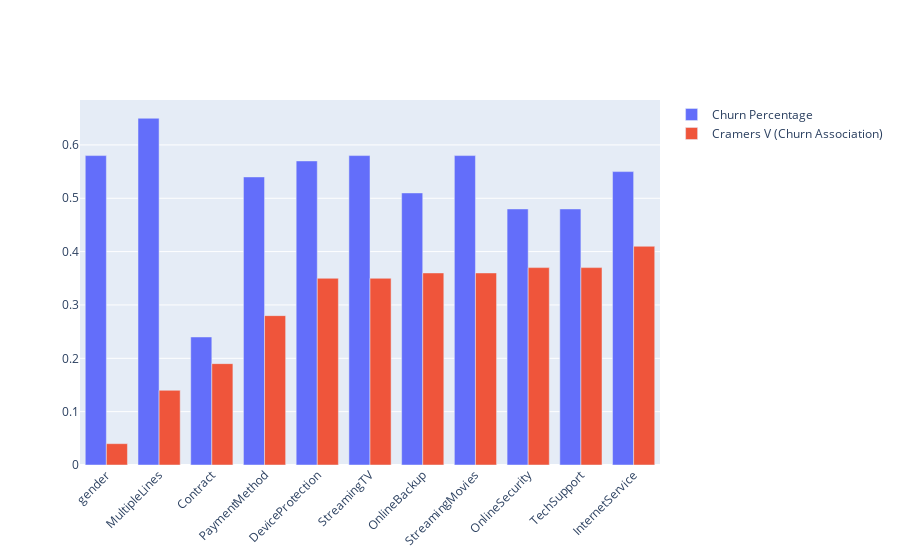

Write notebook code for a chart like this one.
### Code cell
cols = churnPecentageCol(dff_zero_years, min_churn_pct=0, chart=False)
rdf = getColumnsAssociation(dff_zero_years)

merge_result = cols.merge(rdf, on="col_name").sort_values(by="p_value")
print(merge_result)

fig = go.Figure()
fig.add_trace(
    go.Bar(x=merge_result["col_name"], y=merge_result["Churn"], name="Churn Percentage")
)
fig.add_trace(
    go.Bar(x=merge_result["col_name"], y=merge_result["p_value"], name="Cramers V (Churn Association)")
)

# Here we modify the tickangle of the xaxis, resulting in rotated labels.
fig.update_layout(barmode="group", xaxis_tickangle=-45)
fig.show()

### Figure 1 — Plotly figure (JSON) as saved in the notebook; plotly's stock layout.template omitted (floating-point values rounded to 4 significant figures)
{"data": [{"name": "Churn Percentage", "type": "bar", "x": ["gender", "MultipleLines", "Contract", "PaymentMethod", "DeviceProtection", "StreamingTV", "OnlineBackup", "StreamingMovies", "OnlineSecurity", "TechSupport", "InternetService"], "y": [0.58, 0.65, 0.24, 0.54, 0.57, 0.58, 0.51, 0.58, 0.48, 0.48, 0.55]}, {"name": "Cramers V (Churn Association)", "type": "bar", "x": ["gender", "MultipleLines", "Contract", "PaymentMethod", "DeviceProtection", "StreamingTV", "OnlineBackup", "StreamingMovies", "OnlineSecurity", "TechSupport", "InternetService"], "y": [0.04, 0.14, 0.19, 0.28, 0.35, 0.35, 0.36, 0.36, 0.37, 0.37, 0.41]}], "layout": {"barmode": "group", "xaxis": {"tickangle": -45}}}
